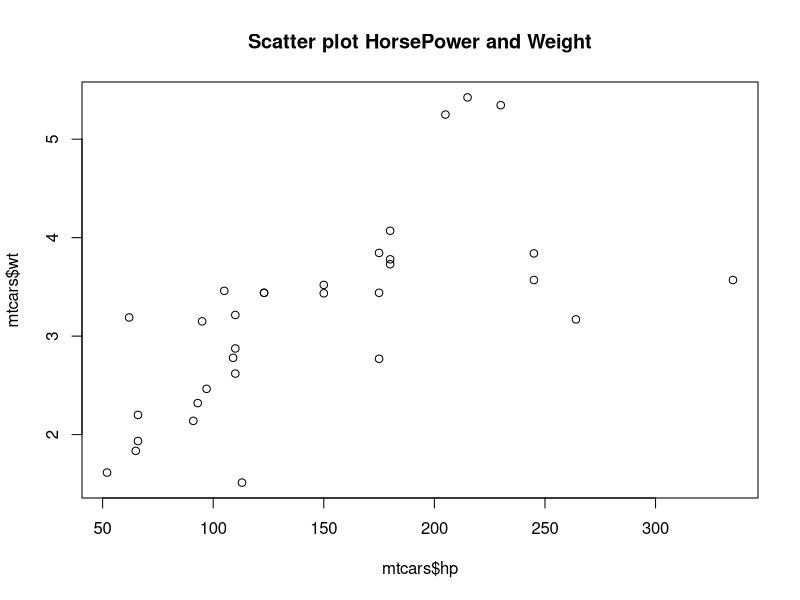
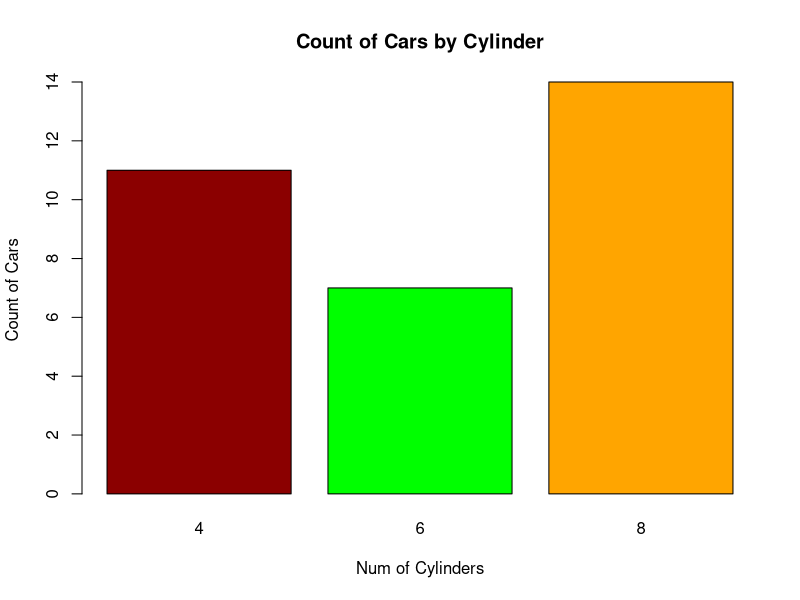
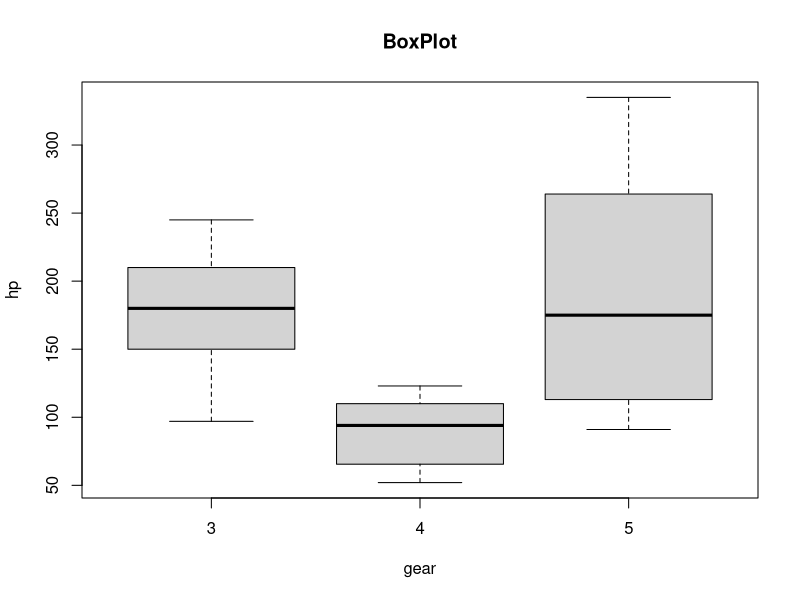
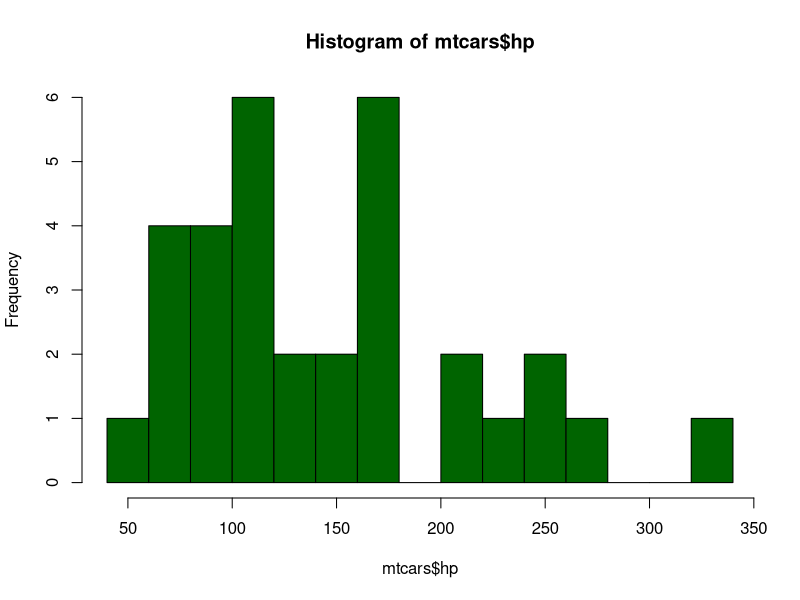

These figures' R source, in order:
data(mtcars)

#Scatter Plot
plot(x=mtcars$hp, y = mtcars$wt
     , main = "Scatter plot HorsePower and Weight")

# Bar Plot

count_cyl <- table(mtcars$cyl)

barplot(count_cyl, main = "Count of Cars by Cylinder"
        , xlab = "Num of Cylinders"
        , ylab = 'Count of Cars'
        ,col = c('darkred', 'green', 'orange'))

#Box Plot
boxplot(hp~gear, data = mtcars, main = "BoxPlot")

# Histogram

hist(x = mtcars$hp, col = c('darkgreen'), breaks = 15)
